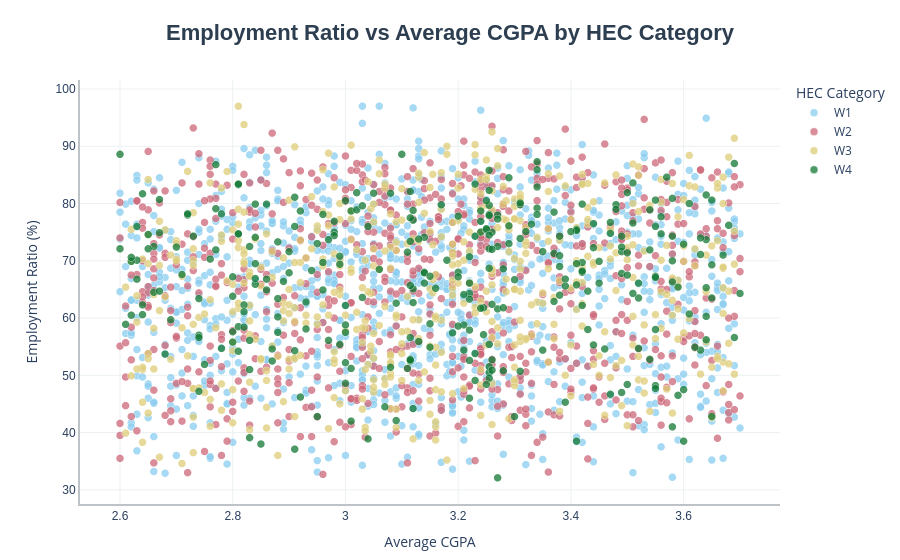

Notebook code for this chart:
### Code cell
fig = px.scatter(
    c_uni_data,
    x='Avg_CGPA',
    y='Employment_Ratio_Pct',
    color='HEC_Category',
    hover_data=["UNI_Name", "City", "Province"],
    title="<b>Employment Ratio vs Average CGPA by HEC Category</b>",
    labels={
        "Avg_CGPA": "Average CGPA",
        "Employment_Ratio_Pct": "Employment Ratio (%)",
        "HEC_Category": "HEC Category",
        "UNI_Name": "University",
        "City": "City",
        "Province": "Province",
    },
    color_discrete_sequence=px.colors.qualitative.Safe
)

fig.update_layout(
    title_font=dict(size=22, family="Arial", color="#2c3e50"),
    title_x=0.5,  
    legend_title_text="HEC Category",
    plot_bgcolor="rgba(0,0,0,0)",  
    paper_bgcolor="rgba(0,0,0,0)",
    margin=dict(l=80, r=50, t=80, b=50),
)

fig.update_xaxes(
    showline=True,
    linewidth=2,
    linecolor="#bdc3c7",
    showgrid=True,
    gridcolor="#ecf0f1",  
    tickfont=dict(size=12, family="Arial"),
)

fig.update_yaxes(
    showline=True,
    linewidth=2,
    linecolor="#bdc3c7",
    showgrid=True,
    gridcolor="#ecf0f1",
    tickfont=dict(size=12, family="Arial"),
)

fig.update_traces(
    marker=dict(
        size=8,
        opacity=0.75,
        line=dict(width=0.5, color="#ffffff"),  
    )
)

fig.show()

### Figure 1 — Plotly figure (JSON) as saved in the notebook; plotly's stock layout.template omitted (floating-point values rounded to 4 significant figures; data arrays with more than 128 entries replaced by an {"elided": "..."} marker saying what was removed)
{"data": [{"customdata": {"elided": "1032x3 str values"}, "hovertemplate": "HEC Category=W1<br>Average CGPA=%{x}<br>Employment Ratio (%)=%{y}<br>University=%{customdata[0]}<br>City=%{customdata[1]}<br>Province=%{customdata[2]}<extra></extra>", "legendgroup": "W1", "marker": {"color": "rgb(136, 204, 238)", "line": {"color": "#ffffff", "width": 0.5}, "opacity": 0.75, "size": 8, "symbol": "circle"}, "mode": "markers", "name": "W1", "showlegend": true, "type": "scattergl", "x": {"elided": "1032 float values"}, "xaxis": "x", "y": {"elided": "1032 float values"}, "yaxis": "y"}, {"customdata": {"elided": "724x3 str values"}, "hovertemplate": "HEC Category=W2<br>Average CGPA=%{x}<br>Employment Ratio (%)=%{y}<br>University=%{customdata[0]}<br>City=%{customdata[1]}<br>Province=%{customdata[2]}<extra></extra>", "legendgroup": "W2", "marker": {"color": "rgb(204, 102, 119)", "line": {"color": "#ffffff", "width": 0.5}, "opacity": 0.75, "size": 8, "symbol": "circle"}, "mode": "markers", "name": "W2", "showlegend": true, "type": "scattergl", "x": {"elided": "724 float values"}, "xaxis": "x", "y": {"elided": "724 float values"}, "yaxis": "y"}, {"customdata": {"elided": "520x3 str values"}, "hovertemplate": "HEC Category=W3<br>Average CGPA=%{x}<br>Employment Ratio (%)=%{y}<br>University=%{customdata[0]}<br>City=%{customdata[1]}<br>Province=%{customdata[2]}<extra></extra>", "legendgroup": "W3", "marker": {"color": "rgb(221, 204, 119)", "line": {"color": "#ffffff", "width": 0.5}, "opacity": 0.75, "size": 8, "symbol": "circle"}, "mode": "markers", "name": "W3", "showlegend": true, "type": "scattergl", "x": {"elided": "520 float values"}, "xaxis": "x", "y": {"elided": "520 float values"}, "yaxis": "y"}, {"customdata": {"elided": "308x3 str values"}, "hovertemplate": "HEC Category=W4<br>Average CGPA=%{x}<br>Employment Ratio (%)=%{y}<br>University=%{customdata[0]}<br>City=%{customdata[1]}<br>Province=%{customdata[2]}<extra></extra>", "legendgroup": "W4", "marker": {"color": "rgb(17, 119, 51)", "line": {"color": "#ffffff", "width": 0.5}, "opacity": 0.75, "size": 8, "symbol": "circle"}, "mode": "markers", "name": "W4", "showlegend": true, "type": "scattergl", "x": {"elided": "308 float values"}, "xaxis": "x", "y": {"elided": "308 float values"}, "yaxis": "y"}], "layout": {"legend": {"title": {"text": "HEC Category"}, "tracegroupgap": 0}, "margin": {"b": 50, "l": 80, "r": 50, "t": 80}, "paper_bgcolor": "rgba(0,0,0,0)", "plot_bgcolor": "rgba(0,0,0,0)", "title": {"font": {"color": "#2c3e50", "family": "Arial", "size": 22}, "text": "<b>Employment Ratio vs Average CGPA by HEC Category</b>", "x": 0.5}, "xaxis": {"anchor": "y", "domain": [0, 1], "gridcolor": "#ecf0f1", "linecolor": "#bdc3c7", "linewidth": 2, "showgrid": true, "showline": true, "tickfont": {"family": "Arial", "size": 12}, "title": {"text": "Average CGPA"}}, "yaxis": {"anchor": "x", "domain": [0, 1], "gridcolor": "#ecf0f1", "linecolor": "#bdc3c7", "linewidth": 2, "showgrid": true, "showline": true, "tickfont": {"family": "Arial", "size": 12}, "title": {"text": "Employment Ratio (%)"}}}}
